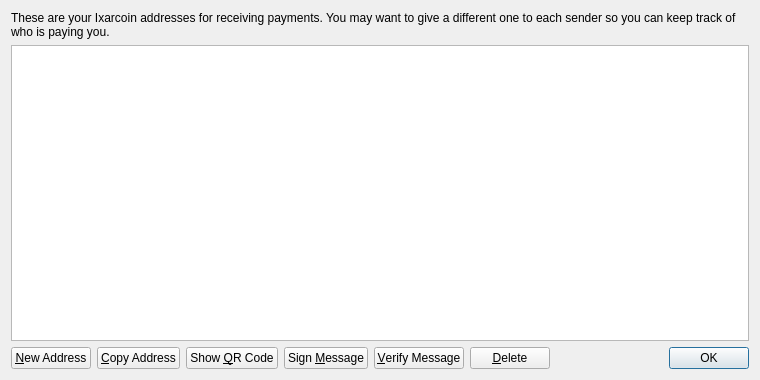
<?xml version="1.0" encoding="UTF-8"?>
<ui version="4.0">
 <class>AddressBookPage</class>
 <widget class="QWidget" name="AddressBookPage">
  <property name="geometry">
   <rect>
    <x>0</x>
    <y>0</y>
    <width>760</width>
    <height>380</height>
   </rect>
  </property>
  <property name="windowTitle">
   <string>Address Book</string>
  </property>
  <layout class="QVBoxLayout" name="verticalLayout">
   <item>
    <widget class="QLabel" name="labelExplanation">
     <property name="text">
      <string>These are your Ixarcoin addresses for receiving payments. You may want to give a different one to each sender so you can keep track of who is paying you.</string>
     </property>
     <property name="textFormat">
      <enum>Qt::PlainText</enum>
     </property>
     <property name="wordWrap">
      <bool>true</bool>
     </property>
    </widget>
   </item>
   <item>
    <widget class="QTableView" name="tableView">
     <property name="contextMenuPolicy">
      <enum>Qt::CustomContextMenu</enum>
     </property>
     <property name="toolTip">
      <string>Double-click to edit address or label</string>
     </property>
     <property name="tabKeyNavigation">
      <bool>false</bool>
     </property>
     <property name="selectionMode">
      <enum>QAbstractItemView::SingleSelection</enum>
     </property>
     <property name="selectionBehavior">
      <enum>QAbstractItemView::SelectRows</enum>
     </property>
     <property name="sortingEnabled">
      <bool>true</bool>
     </property>
     <attribute name="verticalHeaderVisible">
      <bool>false</bool>
     </attribute>
    </widget>
   </item>
   <item>
    <layout class="QHBoxLayout" name="horizontalLayout">
     <item>
      <widget class="QPushButton" name="newAddressButton">
       <property name="toolTip">
        <string>Create a new address</string>
       </property>
       <property name="text">
        <string>&amp;New Address</string>
       </property>
      </widget>
     </item>
     <item>
      <widget class="QPushButton" name="copyToClipboard">
       <property name="toolTip">
        <string>Copy the currently selected address to the system clipboard</string>
       </property>
       <property name="text">
        <string>&amp;Copy Address</string>
       </property>
      </widget>
     </item>
     <item>
      <widget class="QPushButton" name="showQRCode">
       <property name="text">
        <string>Show &amp;QR Code</string>
       </property>
      </widget>
     </item>
     <item>
      <widget class="QPushButton" name="signMessage">
       <property name="toolTip">
        <string>Sign a message to prove you own a Ixarcoin address</string>
       </property>
       <property name="text">
        <string>Sign &amp;Message</string>
       </property>
      </widget>
     </item>
     <item>
      <widget class="QPushButton" name="verifyMessage">
       <property name="toolTip">
        <string>Verify a message to ensure it was signed with a specified Ixarcoin address</string>
       </property>
       <property name="text">
        <string>&amp;Verify Message</string>
       </property>
      </widget>
     </item>
     <item>
      <widget class="QPushButton" name="deleteButton">
       <property name="toolTip">
        <string>Delete the currently selected address from the list</string>
       </property>
       <property name="text">
        <string>&amp;Delete</string>
       </property>
      </widget>
     </item>
     <item>
      <spacer name="horizontalSpacer">
       <property name="orientation">
        <enum>Qt::Horizontal</enum>
       </property>
       <property name="sizeHint" stdset="0">
        <size>
         <width>40</width>
         <height>20</height>
        </size>
       </property>
      </spacer>
     </item>
     <item>
      <widget class="QDialogButtonBox" name="buttonBox">
       <property name="sizePolicy">
        <sizepolicy hsizetype="Maximum" vsizetype="Fixed">
         <horstretch>0</horstretch>
         <verstretch>0</verstretch>
        </sizepolicy>
       </property>
       <property name="standardButtons">
        <set>QDialogButtonBox::Ok</set>
       </property>
      </widget>
     </item>
    </layout>
   </item>
  </layout>
 </widget>
 <resources>
  <include location="../bitcoin.qrc"/>
 </resources>
 <connections/>
</ui>
